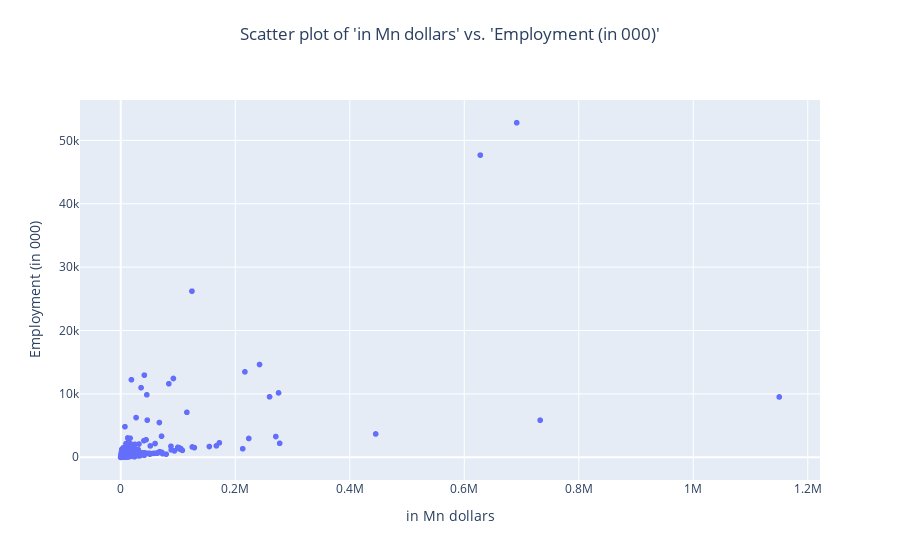

This figure's notebook cell:
### Code cell
fig = px.scatter(df, x=' in Mn dollars ', y='Employment (in 000)', title="Scatter plot of 'in Mn dollars' vs. 'Employment (in 000)'")
fig.update_layout(
    title_x=0.5,
    title_y=0.95
)
fig.show()

### Figure 1 — Plotly figure (JSON) as saved in the notebook; plotly's stock layout.template omitted (floating-point values rounded to 4 significant figures; data arrays with more than 128 entries replaced by an {"elided": "..."} marker saying what was removed)
{"data": [{"hovertemplate": " in Mn dollars =%{x}<br>Employment (in 000)=%{y}<extra></extra>", "legendgroup": "", "marker": {"color": "#636efa", "symbol": "circle"}, "mode": "markers", "name": "", "showlegend": false, "type": "scattergl", "x": {"elided": "1576 float values"}, "xaxis": "x", "y": {"elided": "1576 int values"}, "yaxis": "y"}], "layout": {"legend": {"tracegroupgap": 0}, "title": {"text": "Scatter plot of 'in Mn dollars' vs. 'Employment (in 000)'", "x": 0.5, "y": 0.95}, "xaxis": {"anchor": "y", "domain": [0, 1], "title": {"text": " in Mn dollars "}}, "yaxis": {"anchor": "x", "domain": [0, 1], "title": {"text": "Employment (in 000)"}}}}
